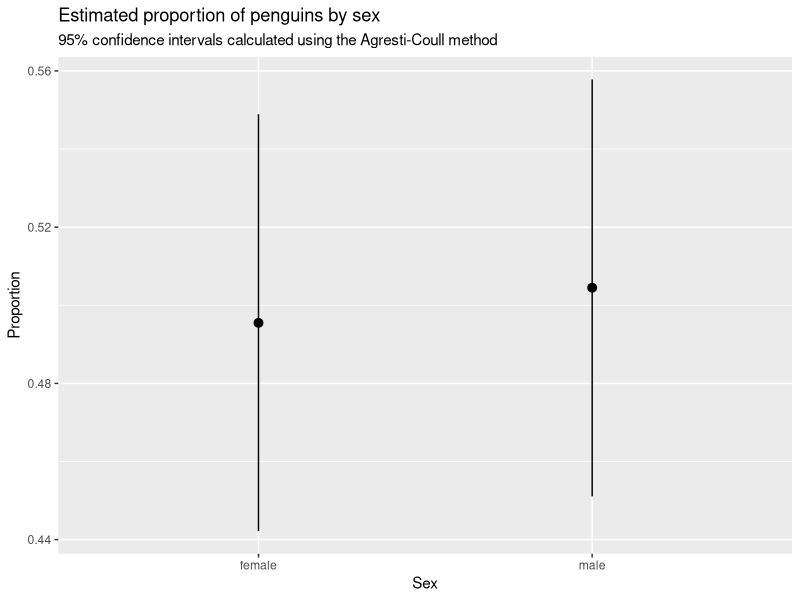

Here is the R script that generated this plot:

# Load packages ----

library(tidyverse)
library(palmerpenguins)


# Import and clean dataset ----

penguins_clean <- 
  penguins |> 
  filter(!is.na(sex))


# Analysis ----

penguins_summary <-
  penguins_clean |> 
  summarize(
    n_sex = n(),
    .by = sex
  ) |> 
  mutate(
    n_total = sum(n_sex),
    p_hat = n_sex / n_total,
    se = sqrt(p_hat * (1 - p_hat) / n_total),
    p_prime = (n_sex + 2) / (n_total + 4),
    ci_lower = p_prime - 1.96 * sqrt(p_prime * (1 - p_prime) / (n_total + 4)),
    ci_upper = p_prime + 1.96 * sqrt(p_prime * (1 - p_prime) / (n_total + 4))
  ) |> 
  print()


# Graph estimates and CIs ----

ggplot(penguins_summary) +
  geom_pointrange(aes(x = sex, y = p_hat, ymin = ci_lower, ymax = ci_upper)) +
  labs(
    x = "Sex",
    y = "Proportion",
    title = "Estimated proportion of penguins by sex",
    subtitle = "95% confidence intervals calculated using the Agresti-Coull method"
  )


# Hypothesis test ----

n_female <- 
  penguins_summary |> 
  filter(sex == "female") |> 
  pull(n_sex)

n_total <-
  penguins_summary |> 
  filter(sex == "female") |> 
  pull(n_total)

prop.test(x = n_female, n = n_total, p = 0.5, correct = FALSE)

